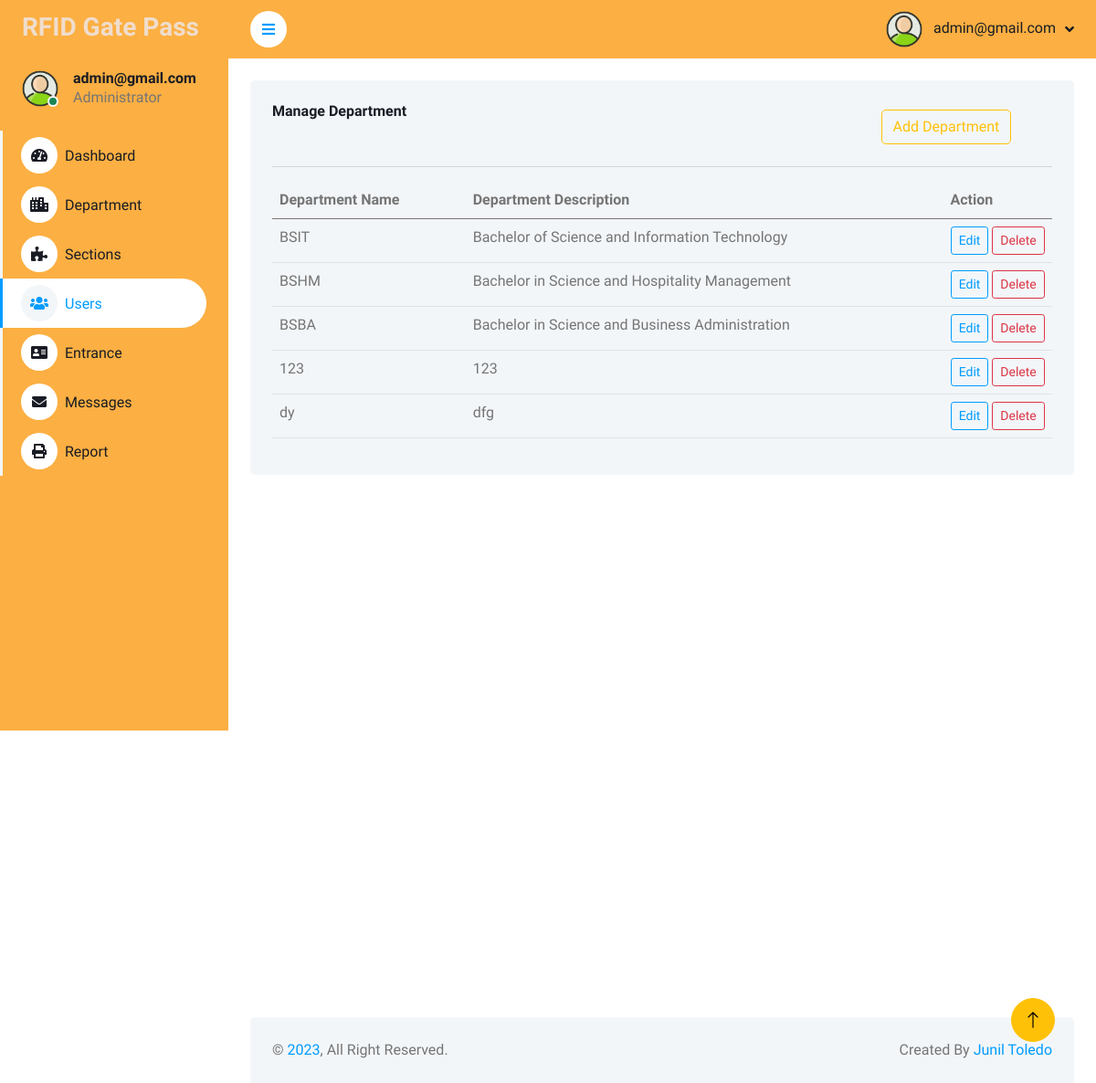
Screenshot of /admin/department.php with the database file from the repository.
### tables this page shows
CREATE TABLE `department` (
  `department_id` int(11) NOT NULL,
  `department_name` varchar(50) NOT NULL,
  `department_desc` varchar(50) NOT NULL
);

### admin/department.php (the view, shortened to what this page needs)
<!DOCTYPE html>
<html lang="en">
<?php
include 'header.php';
   ?>
<body>
    <div class="container-fluid position-relative bg-white d-flex p-0">
        <?php
		include 'sidebar.php';
		?>
        <div class="content">
            <nav class="navbar navbar-expand  navbar-light sticky-top px-4 py-0" style="background-color: #fcaf42">
                <a href="#" class="sidebar-toggler flex-shrink-0">
                    <i class="fa fa-bars"></i>
                </a>
                <div class="navbar-nav align-items-center ms-auto">
                    <div class="nav-item dropdown">
                        <a href="#" class="nav-link dropdown-toggle" data-bs-toggle="dropdown">
                            <img class="rounded-circle me-lg-2" src="img/2601828.png" alt="" style="width: 40px; height: 40px;">
                            <span class="d-none d-lg-inline-flex">admin@gmail.com</span>
                        </a>
                    </div>
                </div>
            </nav>
            <div class="container-fluid pt-4 px-4">
                <div class="col-sm-12 col-xl-12">
                    <div class="col-sm-12 col-xl-12">
                        <div class="bg-light rounded h-100 p-4">
                            <div class="row">
                                <div class="col-9">
                                    <h6 class="mb-4">Manage Department</h6>
                                </div>
                                <div class="col-3">
                                    <button type="button" class="btn btn-outline-warning m-2" data-bs-toggle="modal" data-bs-target="#departmentModal">Add Department</button>
                                </div>
                            </div>
                            <hr></hr>
                            <div class="table-responsive">
                                <table class="table table-border" id="myDataTable">
                                    <thead>
                                        <tr>
                                            <th scope="col" >Department Name</th>
                                            <th scope="col">Department Description</th>
                                            <th scope="col">Action</th>
                                        </tr>
                                    </thead>
                                    <tbody>
                                        <?php include '../connection.php'; ?>
                                 <?php $results = mysqli_query($db, "SELECT * FROM department"); ?>
                                 <?php while ($row = mysqli_fetch_array($results)) { ?>
                                    <tr  class="table-<?php echo $row['department_id'];?>">
                                            <td class="department_name"><?php echo $row['department_name']; ?></td>
                                            <td class="department_desc"><?php echo $row['department_desc']; ?></td>
                                            <td width="14%">
                                            <center>
                                          <button data-id="<?php echo $row['department_id'];?>" class="btn btn-outline-primary btn-sm btn-edit e_department_id" >
                                          <i class="bi bi-plus-edit"></i> Edit </button>
                                          <button department_name="<?php echo $row['department_name'];?>" data-id="<?php echo $row['department_id']; ?>" class="btn btn-outline-danger btn-sm btn-del d_department_id">
                                          <i class="bi bi-plus-trash"></i> Delete </button>
                                       </center> </td>
                                        </tr>
                                 <?php } ?>
                                    </tbody>
                                </table>
                            </div>
                        </div>
                    </div>
                </div>
            </div>
            <div class="container-fluid pt-4 px-4" style="margin-top: 60%">
                <div class="bg-light rounded-top p-4">
                    <div class="row">
                        <div class="col-12 col-sm-6 text-center text-sm-start">
                            &copy; <a href="#">2023</a>, All Right Reserved.
                        </div>
                        <div class="col-12 col-sm-6 text-center text-sm-end">
                            Created By <a href="#">Junil Toledo</a>
                        </div>
                    </div>
                </div>
            </div>
        </div>
        <a href="#" class="btn btn-lg btn-warning btn-lg-square back-to-top"><i class="bi bi-arrow-up"></i></a>
    </div>
</body>
</html>

### admin/header.php (shortened to what this page needs)
<head>
      <link href="https://cdnjs.cloudflare.com/ajax/libs/font-awesome/5.10.0/css/all.min.css" rel="stylesheet">
      <link href="https://cdn.jsdelivr.net/npm/bootstrap-icons@1.4.1/font/bootstrap-icons.css" rel="stylesheet">
      <link href="lib/owlcarousel/assets/owl.carousel.min.css" rel="stylesheet">
      <link href="lib/tempusdominus/css/tempusdominus-bootstrap-4.min.css" rel="stylesheet" />
      <link href="css/bootstrap.min.css" rel="stylesheet">
      <link href="css/style.css" rel="stylesheet">
      <link href="https://cdn.datatables.net/2.0.8/css/dataTables.dataTables.min.css" rel="stylesheet" />
      <link rel="stylesheet" href="//code.jquery.com/ui/1.13.0/themes/base/jquery-ui.css">
   </head>

### admin/sidebar.php
<div class="sidebar pe-4 pb-3" style="background-color: #fcaf42">
            <nav class="navbar  navbar-light">
               <a href="dashboard" class="navbar-brand mx-4 mb-3">
                  <h3 class="text" style="color: #f0ddcc">RFID Gate Pass</h3>
               </a>
               <div class="d-flex align-items-center ms-4 mb-4">
                  <div class="position-relative">
                     <img class="rounded-circle" src="img/2601828.png" alt="" style="width: 40px; height: 40px;">
                     <div class="bg-success rounded-circle border border-2 border-white position-absolute end-0 bottom-0 p-1"></div>
                  </div>
                  <div class="ms-3">
                     <h6 class="mb-0">admin@gmail.com</h6>
                     <span>Administrator</span>
                  </div>
               </div>
               <div class="navbar-nav w-100">
                  <a href="dashboard.php" class="nav-item nav-link">
                  <i class="fa fa-tachometer-alt me-2"></i>Dashboard </a>
                  <a href="department.php" class="nav-item nav-link">
                  <i class="fa fa-city me-2"></i>Department </a>
                  <a href="sections.php" class="nav-item nav-link">
                  <i class="fa fa-puzzle-piece me-2"></i>Sections </a>
                  <a href="users.php" class="nav-item nav-link active">
                  <i class="fa fa-users me-2"></i>Users </a>
                  <a href="entrance.php" class="nav-item nav-link">
                  <i class="fa fa-address-card me-2"></i>Entrance </a>
                  <a href="messages.php" class="nav-item nav-link">
                  <i class="fa fa-envelope me-2"></i>Messages </a>
                  <a href="report.php" class="nav-item nav-link">
                  <i class="fa fa-print me-2"></i>Report </a>
               </div>
            </nav>
         </div>

### admin/css/style.css (style rules this page uses)
:root { --primary: #009CFF; --light: #F3F6F9; --dark: #191C24; }
.back-to-top { position: fixed; display: none; right: 45px; bottom: 45px; z-index: 99; }
.btn { transition: .5s; }
.btn-lg-square { width: 48px; height: 48px; }
.btn-square, .btn-sm-square, .btn-lg-square { padding: 0; display: inline-flex; align-items: center; justify-content: center; font-weight: normal; border-radius: 50px; }
.sidebar { position: fixed; top: 0; left: 0; bottom: 0; width: 250px; height: 100vh; overflow-y: auto; background: var(--light); transition: 0.5s; z-index: 999; }
.content { margin-left: 250px; min-height: 100vh; background: #FFFFFF; transition: 0.5s; }
@media (min-width: 992px) { .sidebar { margin-left: 0; } }
@media (min-width: 992px) { .content { width: calc(100% - 250px); } }
.sidebar .navbar .navbar-nav .nav-link { padding: 7px 20px; color: var(--dark); font-weight: 500; border-left: 3px solid var(--light); border-radius: 0 30px 30px 0; outline: none; }
.sidebar .navbar .navbar-nav .nav-link:hover, .sidebar .navbar .navbar-nav .nav-link.active { color: var(--primary); background: #FFFFFF; border-color: var(--primary); }
.sidebar .navbar .navbar-nav .nav-link i { width: 40px; height: 40px; display: inline-flex; align-items: center; justify-content: center; background: #FFFFFF; border-radius: 40px; }
.sidebar .navbar .navbar-nav .nav-link:hover i, .sidebar .navbar .navbar-nav .nav-link.active i { background: var(--light); }
.content .navbar .navbar-nav .nav-link { margin-left: 25px; padding: 12px 0; color: var(--dark); outline: none; }
.content .navbar .sidebar-toggler, .content .navbar .navbar-nav .nav-link i { width: 40px; height: 40px; display: inline-flex; align-items: center; justify-content: center; background: #FFFFFF; border-radius: 40px; }
.content .navbar .dropdown-toggle::after { margin-left: 6px; vertical-align: middle; border: none; content: "\f107"; font-family: "Font Awesome 5 Free"; font-weight: 900; transition: .5s; }

### rows the page displays
department: department_name "BSIT", department_desc "Bachelor of Science and Information Technology"
department: department_name "BSHM", department_desc "Bachelor in Science and Hospitality Management"
department: department_name "BSBA", department_desc "Bachelor in Science and Business Administration"
department: department_name "123", department_desc "123"
department: department_name "dy", department_desc "dfg"
